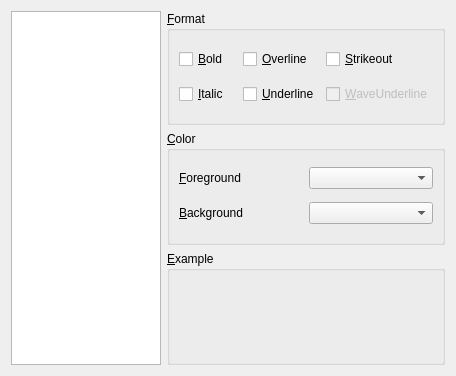
<ui version="4.0" >
 <class>CustomScheme</class>
 <widget class="QWidget" name="CustomScheme" >
  <property name="geometry" >
   <rect>
    <x>0</x>
    <y>0</y>
    <width>456</width>
    <height>376</height>
   </rect>
  </property>
  <property name="windowTitle" >
   <string>Form</string>
  </property>
  <layout class="QHBoxLayout" name="horizontalLayout" >
   <item>
    <widget class="QListWidget" name="m_formatsListView" >
     <property name="maximumSize" >
      <size>
       <width>150</width>
       <height>16777215</height>
      </size>
     </property>
    </widget>
   </item>
   <item>
    <layout class="QVBoxLayout" name="verticalLayout" >
     <item>
      <widget class="QGroupBox" name="groupBox" >
       <property name="title" >
        <string>&amp;Format</string>
       </property>
       <layout class="QGridLayout" name="gridLayout_2" >
        <item row="0" column="0" >
         <widget class="QCheckBox" name="m_boldCheckBox" >
          <property name="text" >
           <string>&amp;Bold</string>
          </property>
         </widget>
        </item>
        <item row="0" column="1" >
         <widget class="QCheckBox" name="m_overLineCheckBox" >
          <property name="text" >
           <string>&amp;Overline</string>
          </property>
         </widget>
        </item>
        <item row="0" column="2" >
         <widget class="QCheckBox" name="m_strikeOutCheckBox" >
          <property name="text" >
           <string>&amp;Strikeout</string>
          </property>
         </widget>
        </item>
        <item row="1" column="0" >
         <widget class="QCheckBox" name="m_italicCheckBox" >
          <property name="text" >
           <string>&amp;Italic</string>
          </property>
         </widget>
        </item>
        <item row="1" column="1" >
         <widget class="QCheckBox" name="m_underLineCheckBox" >
          <property name="text" >
           <string>&amp;Underline</string>
          </property>
         </widget>
        </item>
        <item row="1" column="2" >
         <widget class="QCheckBox" name="m_waveUnderLineCheckBox" >
          <property name="enabled" >
           <bool>false</bool>
          </property>
          <property name="text" >
           <string>&amp;WaveUnderline</string>
          </property>
         </widget>
        </item>
       </layout>
      </widget>
     </item>
     <item>
      <widget class="QGroupBox" name="groupBox_2" >
       <property name="title" >
        <string>&amp;Color</string>
       </property>
       <layout class="QGridLayout" name="gridLayout" >
        <item row="0" column="0" >
         <widget class="QLabel" name="label" >
          <property name="text" >
           <string>&amp;Foreground</string>
          </property>
          <property name="buddy" >
           <cstring>m_foreGroundComboBox</cstring>
          </property>
         </widget>
        </item>
        <item row="0" column="1" >
         <widget class="XinxColorCombo" name="m_foreGroundComboBox" />
        </item>
        <item row="1" column="0" >
         <widget class="QLabel" name="label_2" >
          <property name="text" >
           <string>&amp;Background</string>
          </property>
          <property name="buddy" >
           <cstring>m_backGroundComboBox</cstring>
          </property>
         </widget>
        </item>
        <item row="1" column="1" >
         <widget class="XinxColorCombo" name="m_backGroundComboBox" />
        </item>
       </layout>
      </widget>
     </item>
     <item>
      <widget class="QGroupBox" name="m_exampleGroupBox" >
       <property name="title" >
        <string>&amp;Example</string>
       </property>
      </widget>
     </item>
    </layout>
   </item>
  </layout>
 </widget>
 <customwidgets>
  <customwidget>
   <class>XinxColorCombo</class>
   <extends>QComboBox</extends>
   <header>xinxcolorcombo.h</header>
  </customwidget>
 </customwidgets>
 <resources/>
 <connections>
  <connection>
   <sender>m_underLineCheckBox</sender>
   <signal>toggled(bool)</signal>
   <receiver>m_waveUnderLineCheckBox</receiver>
   <slot>setEnabled(bool)</slot>
   <hints>
    <hint type="sourcelabel" >
     <x>266</x>
     <y>68</y>
    </hint>
    <hint type="destinationlabel" >
     <x>330</x>
     <y>76</y>
    </hint>
   </hints>
  </connection>
 </connections>
</ui>
